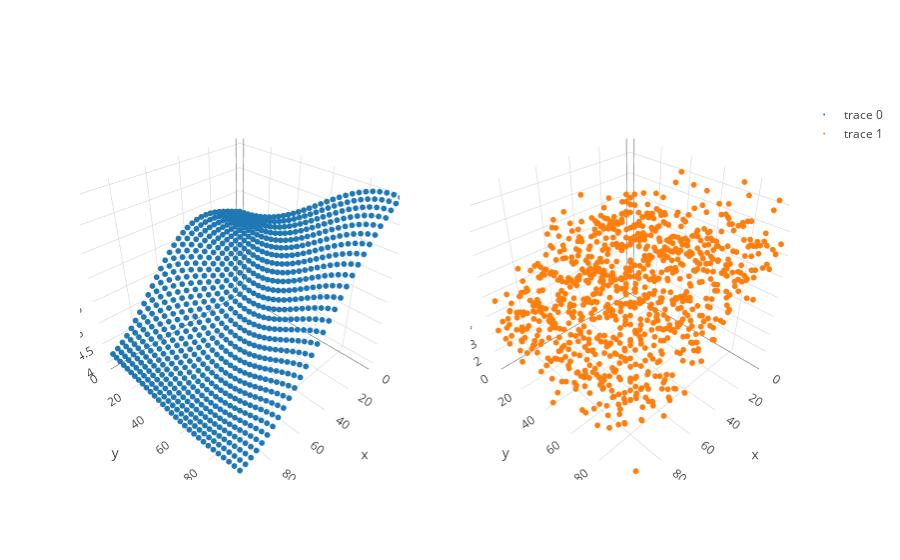

The code cell stored with this chart in its notebook:
### Code cell
trace_func = go.Scatter3d(x = X[:,0], y = X[:,1], z=f, mode = 'markers', marker=dict(size = 2,))
trace_draws = go.Scatter3d(x = X[:,0], y = X[:,1], z=y, mode = 'markers', marker=dict(size = 2,))
fig = tools.make_subplots(rows=1, cols=2, specs=[[{'is_3d': True}, {'is_3d': True}]])
fig.append_trace(trace_func, 1, 1)
fig.append_trace(trace_draws, 1, 2)
iplot(fig)

### Figure 1 — Plotly figure (JSON) as saved in the notebook; plotly's stock layout.template omitted (floating-point values rounded to 4 significant figures; data arrays with more than 128 entries replaced by an {"elided": "..."} marker saying what was removed)
{"data": [{"marker": {"size": 2}, "mode": "markers", "scene": "scene1", "type": "scatter3d", "x": {"elided": "900 float values"}, "y": {"elided": "900 float values"}, "z": {"elided": "900 float values"}}, {"marker": {"size": 2}, "mode": "markers", "scene": "scene2", "type": "scatter3d", "x": {"elided": "900 float values"}, "y": {"elided": "900 float values"}, "z": {"elided": "900 float values"}}], "layout": {"scene1": {"domain": {"x": [0, 0.45], "y": [0, 1]}}, "scene2": {"domain": {"x": [0.55, 1], "y": [0, 1]}}}}
